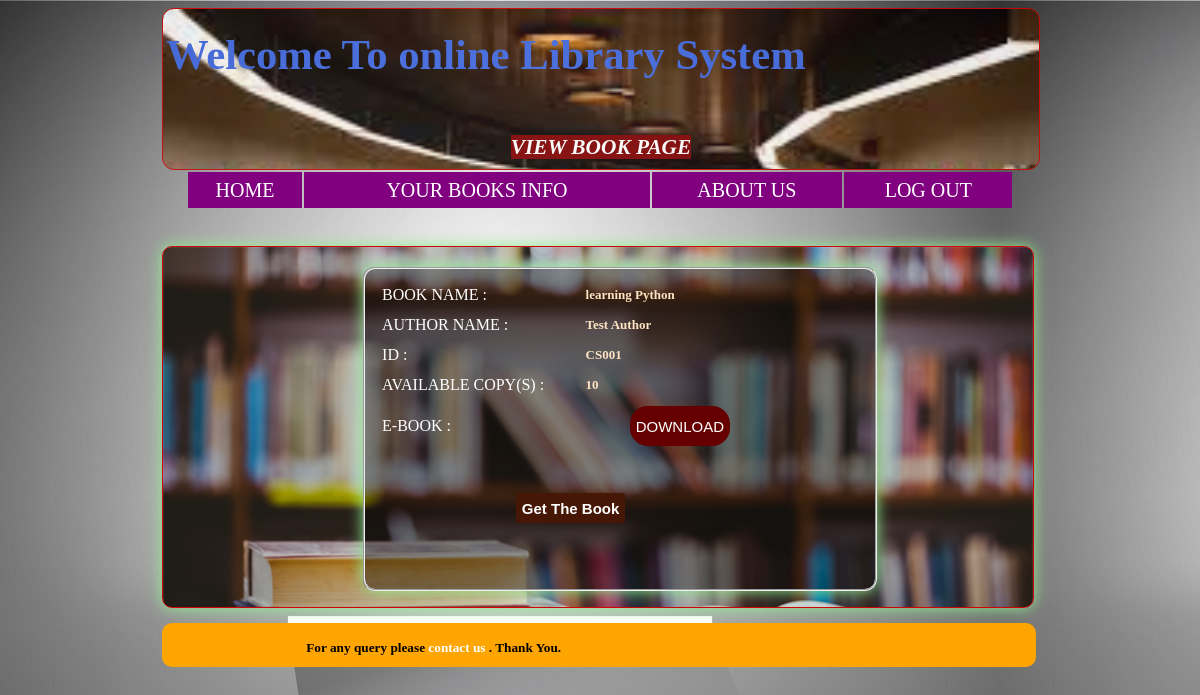
The app's page /view_book.php?id=CS001 with its own data.
### tables this page shows
CREATE TABLE `book` (
  `b_id` varchar(255) NOT NULL,
  `booksname` varchar(50) NOT NULL,
  `authorname` varchar(50) NOT NULL,
  `copies` varchar(20) NOT NULL,
  `avl_cpy` int(100) NOT NULL,
  `dept` varchar(50) NOT NULL,
  `file_name` varchar(255) NOT NULL,
  `path` varchar(200) NOT NULL
);

### view_book.php (the view, shortened to what this page needs)
<?php
$msg="";
include("conn.php");
$id=$_GET['id'];
$query="SELECT * FROM book WHERE `book`.`b_id`= '$id'";
$query1=mysqli_query($conn,$query);
$ros=mysqli_fetch_array($query1);
$book_name=$ros['booksname'];
$auth_name=$ros['authorname'];
$avl_cpy=$ros['avl_cpy'];
?>
<html>
<head><title>View Book</title>
</head>
<body>
  <div class="box">
   <table  style =" font-size:16pt"  align="center" width="100%" height="100%" >
      <tr>
        <td style="color:royalblue"><h1><marquee>
        Welcome To online Library System
            </marquee></h1></td>
      </tr>
      <tr>
        <td  align="center"><b><i>
        <mark style="background-color:maroon;color:white">VIEW BOOK PAGE</mark></i></b></td>
      </tr>
    </table>
  </div>
   <table id="table1">
	<tr>
		<td class="td1">
			<a href="sdb.php">HOME</a>
		</td>
		<td class="td1">
			<a href="sbooks.php">YOUR BOOKS INFO</a>
		</td>
		<td class="td1">
			<a href="">ABOUT US</a>
		</td>
		<td class="td1">
			<a href="index.php">LOG OUT</a>
		</td>
	</tr>
</table>
    <br>
    <br>
   <div  class="boxtwo" style="border:solid 1px #CF0403;border-radius: 10px; width:73.5%; height:360px; margin-left:13%;background-color:white">
        <fieldset style="background:rgba(0,0,0,0.38)" class="five">
            <form method="post">
<table  id="table2">
	<tr>
		<td  class="td2">
		BOOK NAME :
		</td>
		<td class="td3">
            <?php echo $book_name; ?>
		</td>
	</tr>
	<tr>
		<td class="td2">
	    AUTHOR NAME :
	    </td>
		<td class="td3">
            <?php echo $auth_name; ?>
		</td>
	</tr>
	<tr>
		<td class="td2">
		ID :
		</td>
		<td class="td3">
			<?php echo $id; ?>
		</td>
	</tr>
	<tr>
		<td class="td2">
		AVAILABLE COPY(S) :
		</td>
		<td class="td3">
			<?php echo $avl_cpy; ?>
		</td>
	</tr>
	<tr>
		<td class="td2">
		E-BOOK :
		</td>
		<td class="td2">
			<input type="submit" name="sub" value="DOWNLOAD">
		</td>
	</tr>
	<tr>
		<td style="padding-top: 40px;padding-left: 95px">
		<input type="submit" value="Get The Book" name="rqst" style="background: #461705;border-radius: 2px;height: 30px;border: none;font-weight: bold;color: white" >
		</td>
        <td style="color:yellow;font-weight:bold;text-align:center;padding-top:30px;padding-left:50px"><?php echo $msg; ?></td>
	</tr>
</table>
                </form>
      </fieldset>
      </div >
     <div class="boxthree" style="background-color:orange; border:solid 2px orange;border-radius: 10px; width:73.5%; height:40px; margin-left:13%; margin-top:15px" >
      <marquee behavior="alternate" direction="right" loop="1" style="margin-right:38%" align="center"><h5 style="line-height:1px;">For any query please <a href="aboutus.php">contact us</a> . Thank You.</h5></marquee>
    </div>
  </body>
</html>

### view_book.php (style rules this page uses)
body { background-image: url("bay1.jpg"); }
#table1 { width: 70%; text-align: center; height: 40px; margin-left: 15%; font-size: 20px; }
#table2 { color: white; }
.td1 { padding: 1px; background-color: purple; }
.td2 { padding: 5px; }
a { text-decoration: none; color: white; }
.box { width:74%; height:160px; border:solid 1px #CF0403; background-image: url("bay2.jpg"); background-size: cover; margin-left: 13%; opacity: .9; border-radius:12px; }
.boxtwo { background-image: url("bay3.png"); background-size: cover; box-shadow:0px 0px 15px lightgreen; border-radius:12px; }
.five { padding:10px 0px 10px 10px; width: 500PX; margin-top: 20px; margin-left: 23%; height:300px; border-radius:12px; margin-right: 5%; box-shadow:0px 0px 15px lightgreen; font-size:22px; }
.five input[type="submit"] { font-size:15px; text-align:center; border:none; height:40px; margin-left:40% ; background:#660000; color:#FFFFFF; border-radius:18px; }
.td3 { font-size: 13px; font-family: cambria; color: bisque; font-weight: bold; }

### records on screen
book: booksname "learning Python", authorname "Test Author", avl_cpy "10"

### other values on screen
$id "CS001"
